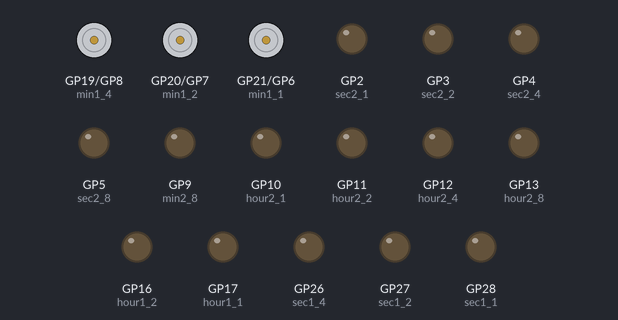
Bench run of a program on a simulated Raspberry Pi Pico running MicroPython. On the bench: motor-driver pin pairs drawn as motors (green arrow = first pin HIGH = forward, orange = second pin HIGH = backward, longer = more drive), output pins drawn as LEDs (lit = HIGH). The clock reads 2024-03-15 10:24:30 at power-on unless the program sets it.

Above: at 0.1 s.
At 2.1 s:
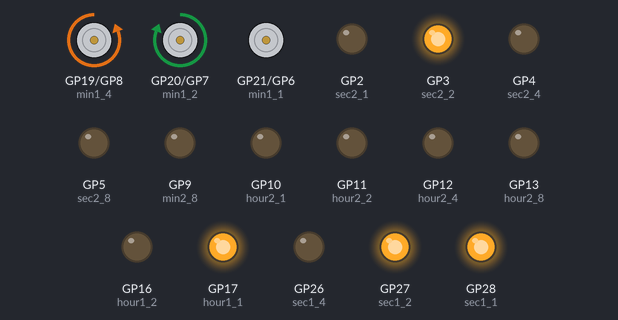
At 11.1 s:
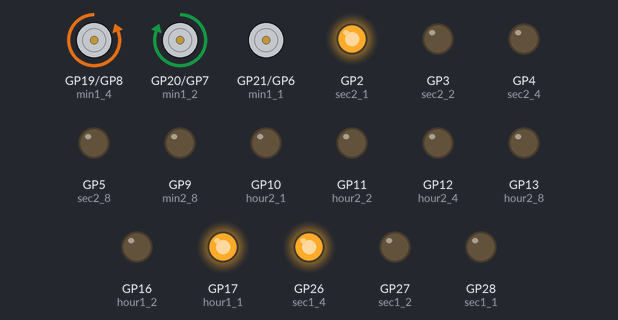
At 20.1 s:
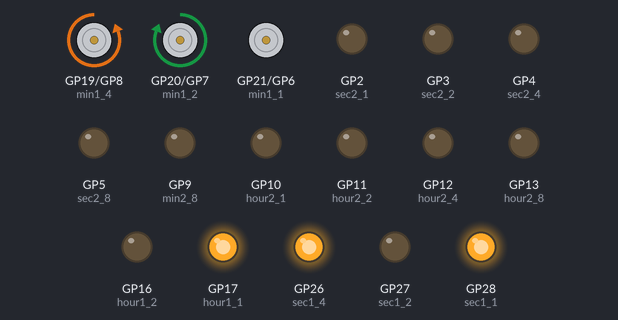
At 29.1 s:
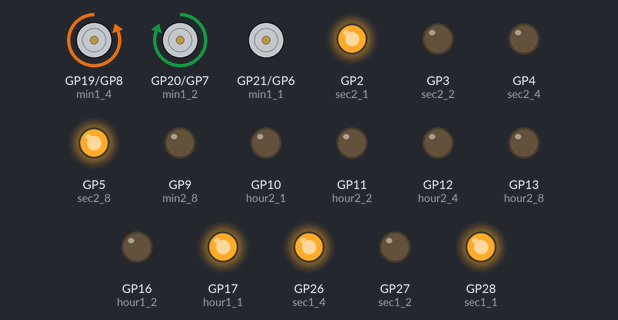
At 39.1 s:
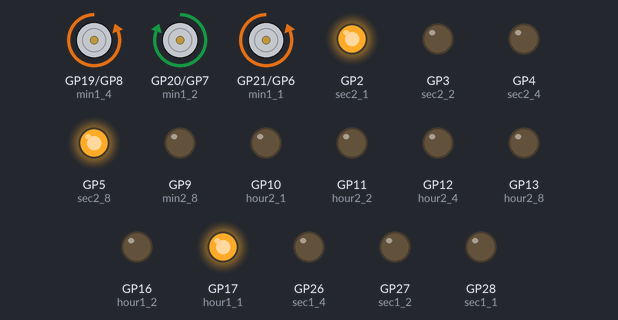
Timing chart, 0 to 40.0 s (numbered marks = the images above):
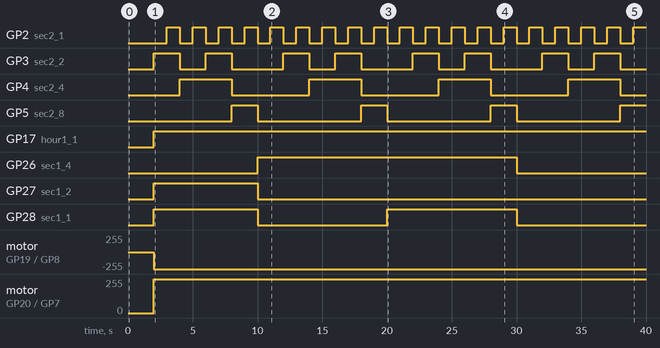

The program:

binary_clock_24hour.py
```python
# Program for a 24 hour Binary Clock (Military Time)
# Pico is plugged into your computer via a USB cable
# to get RTC (Real Time Clock)
# Lori Pfahler
# Feb 2023

from machine import Pin
import utime

# Hours (Orange):
# first digit, 0-2, two LEDs needed
hour1_1 = Pin(17, Pin.OUT)
hour1_2 = Pin(16, Pin.OUT)
# second digit, 0-9, four LEDs needed
hour2_1 = Pin(10, Pin.OUT)
hour2_2 = Pin(11, Pin.OUT)
hour2_4 = Pin(12, Pin.OUT)
hour2_8 = Pin(13, Pin.OUT)

# Minutes (Blue):
# first digit, 0-5, three LEDs needed
min1_1 = Pin(21, Pin.OUT)
min1_2 = Pin(20, Pin.OUT)
min1_4 = Pin(19, Pin.OUT)
# second digit, 0-9, four LEDs needed
min2_1 = Pin(6, Pin.OUT)
min2_2 = Pin(7, Pin.OUT)
min2_4 = Pin(8, Pin.OUT)
min2_8 = Pin(9, Pin.OUT)

# Seconds (Green):
# first digit - 0-5 - three LEDs needed
sec1_1 = Pin(28, Pin.OUT)
sec1_2 = Pin(27, Pin.OUT)
sec1_4 = Pin(26, Pin.OUT)
# second digit - 0-9 - four LEDs needed
sec2_1 = Pin(2, Pin.OUT)
sec2_2 = Pin(3, Pin.OUT)
sec2_4 = Pin(4, Pin.OUT)
sec2_8 = Pin(5, Pin.OUT)

utime.sleep(2)

# use try and except to turn LEDs off when exiting the program
try:
    while True:
        # get current time from computer (RTC = real time clock)
        # that the pico is connected to
        # localtime() returns an 8-tuple which contains:
        # (year, month, mday, hour, minute, second, weekday, yearday)
        currentTime = utime.localtime()
        # get digits for the hours
        hours = currentTime[3]
        if hours < 10:
            hour1Digit = 0
            hour2Digit = hours
        else:
            hour1Digit = int(str(hours)[0])
            hour2Digit = int(str(hours)[1])
        # first hour digit
        hour1Bin = '{0:02b}'.format(hour1Digit)
        hour1_2.value(int(hour1Bin[0]))
        hour1_1.value(int(hour1Bin[1]))
        # second hour digit
        hour2Bin = '{0:04b}'.format(hour2Digit)
        hour2_8.value(int(hour2Bin[0]))
        hour2_4.value(int(hour2Bin[1]))
        hour2_2.value(int(hour2Bin[2]))
        hour2_1.value(int(hour2Bin[3]))

        # get digits for the minutes
        minutes = currentTime[4]
        if minutes < 10:
            min1Digit = 0
            min2Digit = minutes
        else:
            min1Digit = int(str(minutes)[0])
            min2Digit = int(str(minutes)[1])
        # first minute digit
        min1Bin = '{0:03b}'.format(min1Digit)
        min1_4.value(int(min1Bin[0]))
        min1_2.value(int(min1Bin[1]))
        min1_1.value(int(min1Bin[2]))
        # second minute digit
        min2Bin = '{0:04b}'.format(min2Digit)
        min2_8.value(int(min2Bin[0]))
        min2_4.value(int(min2Bin[1]))
        min2_2.value(int(min2Bin[2]))
        min2_1.value(int(min2Bin[3]))

        # get digits for the seconds
        seconds = currentTime[5]
        if seconds < 10:
            sec1Digit = 0
            sec2Digit = seconds
        else:
            sec1Digit = int(str(seconds)[0])
            sec2Digit = int(str(seconds)[1])
        # first second digit
        sec1Bin = '{0:03b}'.format(sec1Digit)
        sec1_4.value(int(sec1Bin[0]))
        sec1_2.value(int(sec1Bin[1]))
        sec1_1.value(int(sec1Bin[2]))
        # second second digit
        sec2Bin = '{0:04b}'.format(sec2Digit)
        sec2_8.value(int(sec2Bin[0]))
        sec2_4.value(int(sec2Bin[1]))
        sec2_2.value(int(sec2Bin[2]))
        sec2_1.value(int(sec2Bin[3]))
    utime.sleep(0.25)

except KeyboardInterrupt:
    # turn off LEDs
    hour1_1.value(0)
    hour1_2.value(0)
    hour2_1.value(0)
    hour2_2.value(0)
    hour2_4.value(0)
    min1_1.value(0)
    min1_2.value(0)
    min1_4.value(0)
    min2_1.value(0)
    min2_2.value(0)
    min2_4.value(0)
    min2_8.value(0)
    sec1_1.value(0)
    sec1_2.value(0)
    sec1_4.value(0)
    sec2_1.value(0)
    sec2_2.value(0)
    sec2_4.value(0)
    sec2_8.value(0)
```

Measured:
- by itself, GP2 (sec2_1): alternates HIGH for 1.0 s and LOW for 1.0 s
- by itself, GP3 (sec2_2): repeats every 10.0 s: LOW 2.0 s, HIGH 2.0 s, LOW 4.0 s, HIGH 2.0 s
- by itself, GP4 (sec2_4): alternates HIGH for 4.0 s and LOW for 6.0 s
- by itself, GP5 (sec2_8): alternates HIGH for 2.0 s and LOW for 8.0 s
- by itself, GP17 (hour1_1): LOW → HIGH at 2.0 s
- by itself, GP26 (sec1_4): LOW → HIGH at 10.0 s, → LOW 20.0 s later
- by itself, GP27 (sec1_2): LOW → HIGH at 2.0 s, → LOW 8.0 s later
- by itself, GP28 (sec1_1): LOW → HIGH at 2.0 s, → LOW 8.0 s later, → HIGH 10.0 s later, → LOW 10.0 s later
